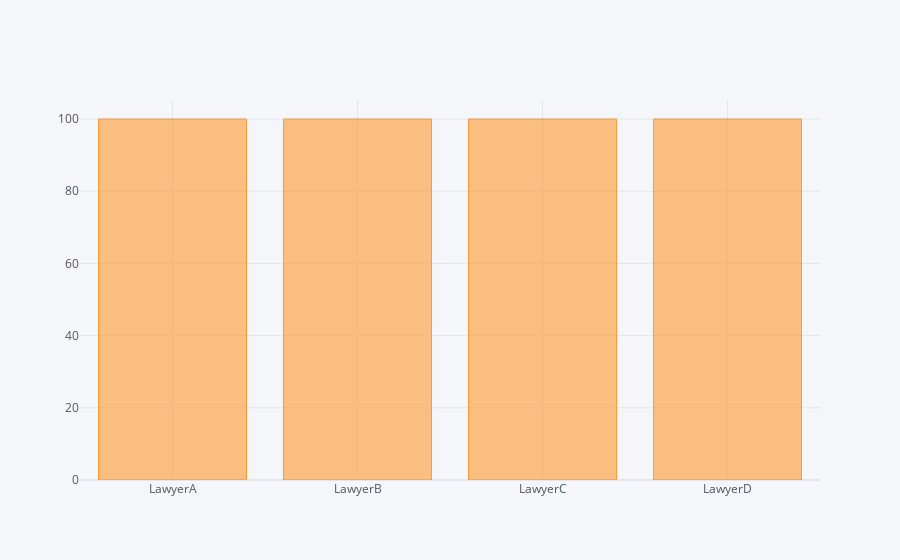

Write notebook code for a chart like this one.
### Code cell
df.count().iplot(kind = "bar")

### Figure 1 — Plotly figure (JSON) as saved in the notebook; plotly's stock layout.template omitted (floating-point values rounded to 4 significant figures)
{"data": [{"marker": {"color": "rgba(255, 153, 51, 0.6)", "line": {"color": "rgba(255, 153, 51, 1.0)", "width": 1}}, "name": "None", "orientation": "v", "text": "", "type": "bar", "x": ["LawyerA", "LawyerB", "LawyerC", "LawyerD"], "y": [100, 100, 100, 100]}], "layout": {"legend": {"bgcolor": "#F5F6F9", "font": {"color": "#4D5663"}}, "paper_bgcolor": "#F5F6F9", "plot_bgcolor": "#F5F6F9", "title": {"font": {"color": "#4D5663"}}, "xaxis": {"gridcolor": "#E1E5ED", "showgrid": true, "tickfont": {"color": "#4D5663"}, "title": {"font": {"color": "#4D5663"}, "text": ""}, "zerolinecolor": "#E1E5ED"}, "yaxis": {"gridcolor": "#E1E5ED", "showgrid": true, "tickfont": {"color": "#4D5663"}, "title": {"font": {"color": "#4D5663"}, "text": ""}, "zerolinecolor": "#E1E5ED"}}}
